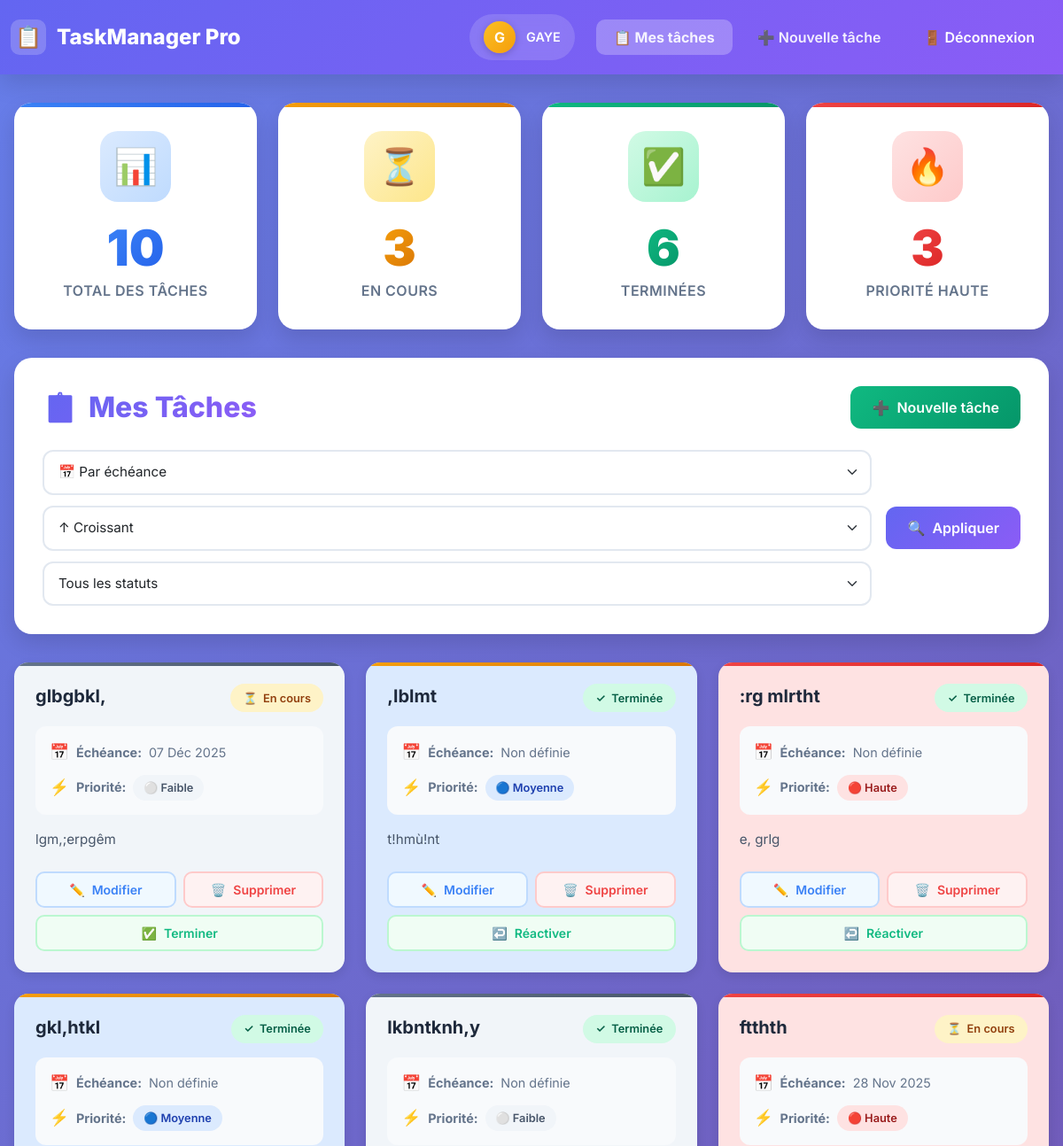
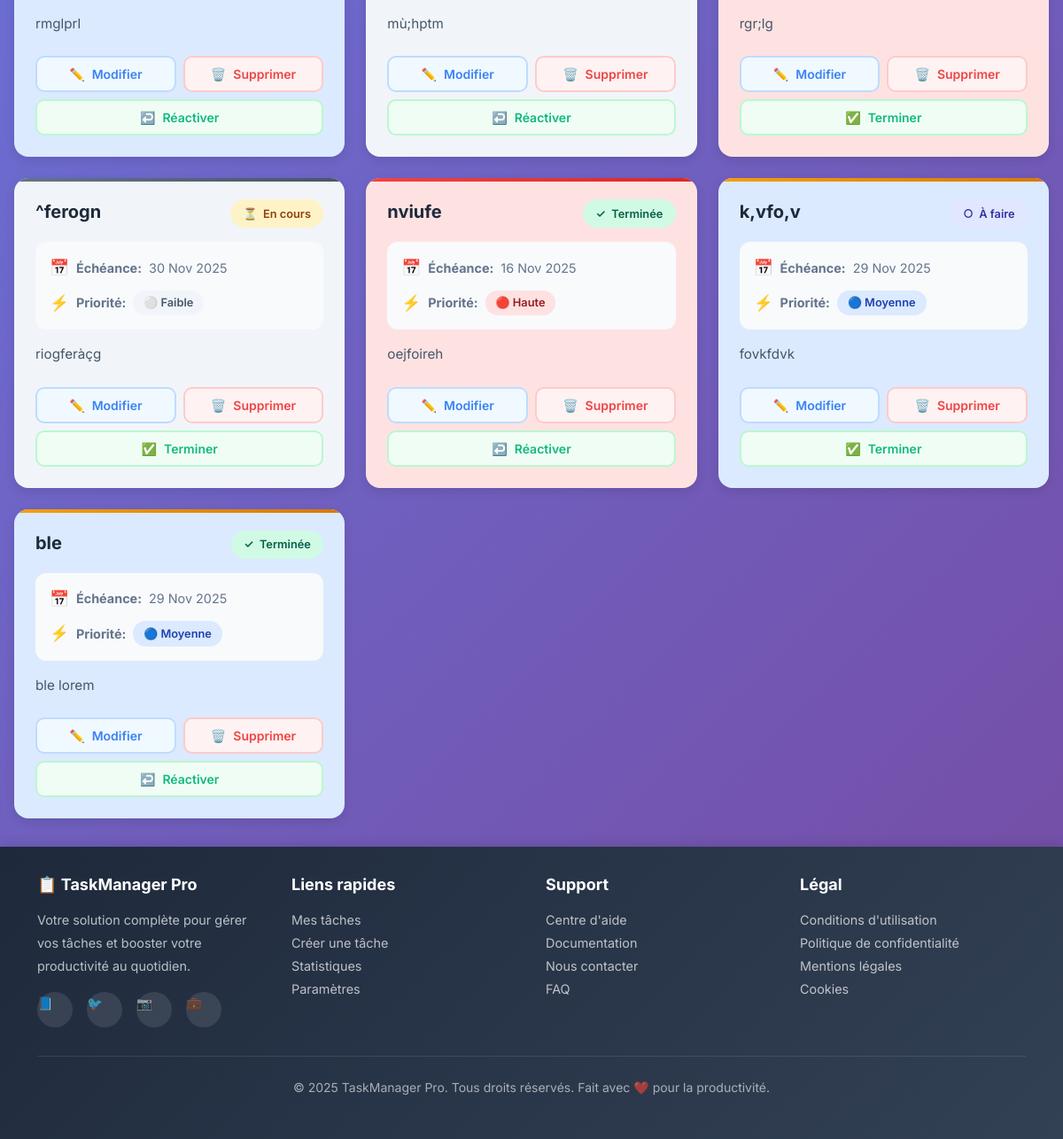
The app's page /tasks/ (signed in) with its own data (2 pictures, top to bottom).
### tasks/models.py (models this page shows, shortened)
class Task(models.Model):
    PRIORITY_CHOICES = [
        ('low', 'Faible'),
        ('medium', 'Moyenne'),
        ('high', 'Haute'),
    ]
    STATUS_CHOICES = [
        ('todo', 'À faire'),
        ('in_progress', 'En cours'),
        ('done', 'Terminée'),
    ]
    user = models.ForeignKey(User, on_delete=models.CASCADE)
    title = models.CharField(max_length=200)
    description = models.TextField(blank=True)
    due_date = models.DateField(null=True, blank=True)
    priority = models.CharField(max_length=10, choices=PRIORITY_CHOICES, default='medium')
    status = models.CharField(max_length=12, choices=STATUS_CHOICES, default='todo')
    created_at = models.DateTimeField(auto_now_add=True)
    class Meta:
        ordering = ['status', 'due_date', 'priority']

### tasks/views.py (the view)
# urls.py: path('', views.task_list, name='task_list'),
@login_required
def task_list(request):
    tasks = Task.objects.filter(user=request.user).order_by('-created_at')
    tasks_in_progress_count = Task.objects.filter(status='in_progress', user=request.user).count()
    tasks_done_count = Task.objects.filter(status='done', user=request.user).count()
    tasks_high_priority_count = Task.objects.filter(priority='high', user=request.user).count()
    context = {
        'tasks': tasks,
        'tasks_in_progress_count': tasks_in_progress_count,
        'tasks_done_count': tasks_done_count,
        'tasks_high_priority_count': tasks_high_priority_count,
    }
    return render(request, 'tasks/task_list.html', context)

### tasks/templates/tasks/task_list.html (shortened to what this page needs)
{% extends 'base.html' %}
{% block content %}
<div class="main-container">
  <div class="stats-bar">
    <div class="stat-card stat-total">
      <div class="stat-icon-wrapper">📊</div>
      <div class="stat-number">{{ tasks|length }}</div>
      <p class="stat-label">Total des tâches</p>
    </div>
    <div class="stat-card stat-progress">
      <div class="stat-icon-wrapper">⏳</div>
      <div class="stat-number">{{ tasks_in_progress_count|default:0 }}</div>
      <p class="stat-label">En cours</p>
    </div>
    <div class="stat-card stat-done">
      <div class="stat-icon-wrapper">✅</div>
      <div class="stat-number">{{ tasks_done_count|default:0 }}</div>
      <p class="stat-label">Terminées</p>
    </div>
    <div class="stat-card stat-priority">
      <div class="stat-icon-wrapper">🔥</div>
      <div class="stat-number">{{ tasks_high_priority_count|default:0 }}</div>
      <p class="stat-label">Priorité haute</p>
    </div>
  </div>
  <div class="page-header">
    <div style="display: flex; justify-content: space-between; align-items: center; flex-wrap: wrap; gap: 1rem; margin-bottom: 1.5rem;">
      <h1 class="page-title">
        <span>📋</span>
        <span>Mes Tâches</span>
      </h1>
      <a href="{% url 'task_create' %}" class="btn btn-add">
        <span>➕</span>
        <span>Nouvelle tâche</span>
      </a>
    </div>
    <form method="get" class="filter-section">
      <div class="filter-group">
        <select name="sort" class="form-select">
          <option value="due_date" {% if sort == 'due_date' %}selected{% endif %}>📅 Par échéance</option>
        </select>
        <select name="order" class="form-select">
          <option value="asc" {% if order == 'asc' %}selected{% endif %}>↑ Croissant</option>
        </select>
        <select name="filter_status" class="form-select">
          <option value="">Tous les statuts</option>
        </select>
      </div>
      <button class="btn btn-primary" type="submit">
        <span>🔍</span>
        <span>Appliquer</span>
      </button>
    </form>
  </div>
  <div class="tasks-grid">
    {% for task in tasks %}
      <div class="task-card priority-{{ task.priority }}">
        <div class="task-header">
          <h2 class="task-title">{{ task.title }}</h2>
          {% if task.status == 'done' %}
            <span class="status-badge status-done">
              <span>✓</span>
              <span>Terminée</span>
            </span>
          {% elif task.status == 'in_progress' %}
            <span class="status-badge status-in-progress">
              <span>⏳</span>
              <span>En cours</span>
            </span>
          {% else %}
            <span class="status-badge status-todo">
              <span>○</span>
              <span>À faire</span>
            </span>
          {% endif %}
        </div>
        <div class="task-meta">
          <div class="meta-item">
            <span class="meta-icon">📅</span>
            <strong>Échéance:</strong>
            <span>{{ task.due_date|date:"d M Y"|default:"Non définie" }}</span>
          </div>
          <div class="meta-item">
            <span class="meta-icon">⚡</span>
            <strong>Priorité:</strong>
            {% if task.priority == 'high' %}
              <span class="priority-badge priority-high">🔴 Haute</span>
            {% elif task.priority == 'medium' %}
              <span class="priority-badge priority-medium">🔵 Moyenne</span>
            {% else %}
              <span class="priority-badge priority-low">⚪ Faible</span>
            {% endif %}
          </div>
        </div>
        {% if task.description %}
          <p class="task-description">{{ task.description|truncatewords:20 }}</p>
        {% endif %}
        <div class="task-actions">
          <a class="btn btn-sm btn-edit" href="{% url 'task_update' task.pk %}">
            <span>✏️</span>
            <span>Modifier</span>
          </a>
          <a class="btn btn-sm btn-delete" href="{% url 'task_delete' task.pk %}" onclick="return confirm('Êtes-vous sûr de vouloir supprimer cette tâche ?');">
            <span>🗑️</span>
            <span>Supprimer</span>
          </a>
          <a class="btn btn-sm btn-toggle" href="{% url 'task_toggle_status' task.pk %}">
            {% if task.status != 'done' %}
              <span>✅</span>
              <span>Terminer</span>
            {% else %}
              <span>↩️</span>
              <span>Réactiver</span>
            {% endif %}
          </a>
        </div>
      </div>
    {% endfor %}
  </div>
</div>
{% endblock %}

### templates/base.html (shortened to what this page needs)
<!doctype html>
<html lang="fr">
<head>
  <link href="https://cdn.jsdelivr.net/npm/bootstrap@5.3.2/dist/css/bootstrap.min.css" rel="stylesheet">
</head>
<body>
{% if request.resolver_match.url_name != "login" and request.resolver_match.url_name != "signup" %}
     <nav class="navbar navbar-modern navbar-expand-lg">
    <div class="container-fluid">
      <a class="navbar-brand" href="{% url 'task_list' %}">
        <span class="brand-icon">📋</span>
        <span>TaskManager Pro</span>
      </a>
      <div class="collapse navbar-collapse" id="navbarNav">
        <ul class="navbar-nav ms-auto align-items-lg-center">
          {% if user.is_authenticated %}
            <li class="nav-item">
              <div class="user-info">
                <div class="user-avatar">{{ user.username|slice:":1"|upper }}</div>
                <span class="user-name">{{ user.username }}</span>
              </div>
            </li>
            <li class="nav-item">
              <a class="nav-link" href="{% url 'task_list' %}">
                <span>📋</span> Mes tâches
              </a>
            </li>
            <li class="nav-item">
              <a class="nav-link" href="{% url 'task_create' %}">
                <span>➕</span> Nouvelle tâche
              </a>
            </li>
            <li class="nav-item">
              <form action="{% url 'logout' %}" method="post" style="display:inline;">
                <button type="submit" class="nav-link btn-logout" style="background:none; border:none; cursor:pointer;">
                  <span>🚪</span> Déconnexion
               </button>
              </form>
            </li>
          {% endif %}
        </ul>
      </div>
    </div>
  </nav>
  {% endif %}
  <main class="main-content">
    {% block content %}{% endblock %}
  </main>
{% if request.resolver_match.url_name != "login" and request.resolver_match.url_name != "signup" %}
  <footer class="footer-modern">
    <div class="container">
      <div class="footer-content">
        <div class="footer-section">
          <h4>📋 TaskManager Pro</h4>
          <p>Votre solution complète pour gérer vos tâches et booster votre productivité au quotidien.</p>
          <div class="social-links">
            <a href="#" class="social-link">📘</a>
            <a href="#" class="social-link">🐦</a>
            <a href="#" class="social-link">📷</a>
            <a href="#" class="social-link">💼</a>
          </div>
        </div>
        <div class="footer-section">
          <h4>Liens rapides</h4>
          <a href="{% url 'task_list' %}">Mes tâches</a>
          <a href="{% url 'task_create' %}">Créer une tâche</a>
          <a href="#">Statistiques</a>
          <a href="#">Paramètres</a>
        </div>
        <div class="footer-section">
          <h4>Support</h4>
          <a href="#">Centre d'aide</a>
          <a href="#">Documentation</a>
          <a href="#">Nous contacter</a>
          <a href="#">FAQ</a>
        </div>
        <div class="footer-section">
          <h4>Légal</h4>
          <a href="#">Conditions d'utilisation</a>
          <a href="#">Politique de confidentialité</a>
          <a href="#">Mentions légales</a>
          <a href="#">Cookies</a>
        </div>
      </div>
      <div class="footer-bottom">
        <p>&copy; 2025 TaskManager Pro. Tous droits réservés. Fait avec ❤️ pour la productivité.</p>
      </div>
    </div>
  </footer>
  {% endif %}
</body>
</html>

### templates/base.html (style rules this page uses)
:root { --primary-color: #6366f1; --primary-hover: #4f46e5; --secondary-color: #8b5cf6; --success-color: #10b981; --danger-color: #ef4444; --warning-color: #f59e0b; --info-color: #3b82f6; --bg-light: #f8fafc; --text-muted: #64748b; --border-color: #e2e8f0; --shadow-sm: 0 1px 3px rgba(0,0,0,0.08); --shadow-md: 0 4px 12px rgba(0,0,0,0.1); --shadow-lg: 0 10px 25px rgba(0,0,0,0.12); }
* { margin: 0; padding: 0; box-sizing: border-box; }
body { font-family: 'Inter', -apple-system, BlinkMacSystemFont, 'Segoe UI', sans-serif; background: var(--bg-light); min-height: 100vh; display: flex; flex-direction: column; }
.navbar-modern { background: linear-gradient(135deg, var(--primary-color), var(--secondary-color)) !important; box-shadow: var(--shadow-lg); padding: 1rem 0; position: sticky; top: 0; z-index: 1000; backdrop-filter: blur(10px); }
.navbar-brand { font-weight: 800; font-size: 1.5rem; color: white !important; display: flex; align-items: center; gap: 0.75rem; transition: transform 0.3s ease; }
.brand-icon { width: 40px; height: 40px; background: rgba(255, 255, 255, 0.2); border-radius: 10px; display: flex; align-items: center; justify-content: center; font-size: 1.5rem; backdrop-filter: blur(10px); }
.navbar-nav { gap: 0.5rem; }
.nav-link { color: rgba(255, 255, 255, 0.9) !important; font-weight: 600; padding: 0.5rem 1.25rem !important; border-radius: 10px; transition: all 0.3s ease; position: relative; overflow: hidden; }
.nav-link::before { content: ''; position: absolute; top: 0; left: -100%; width: 100%; height: 100%; background: rgba(255, 255, 255, 0.1); transition: left 0.3s ease; }
.nav-link.btn-logout { background: rgba(239, 68, 68, 0.2); color: white !important; }
.user-info { display: flex; align-items: center; gap: 0.75rem; padding: 0.5rem 1rem; background: rgba(255, 255, 255, 0.15); border-radius: 50px; color: white; margin-right: 1rem; backdrop-filter: blur(10px); }
.user-avatar { width: 36px; height: 36px; background: linear-gradient(135deg, #fbbf24, #f59e0b); border-radius: 50%; display: flex; align-items: center; justify-content: center; font-size: 1rem; font-weight: 700; color: white; box-shadow: 0 2px 8px rgba(0,0,0,0.2); }
.user-name { font-weight: 600; font-size: 0.9rem; }
.main-content { flex: 1; padding: 0; }
.footer-modern { background: linear-gradient(135deg, #1e293b, #334155); color: white; padding: 2rem 0; margin-top: auto; box-shadow: 0 -4px 12px rgba(0,0,0,0.1); }
.footer-content { display: grid; grid-template-columns: repeat(auto-fit, minmax(250px, 1fr)); gap: 2rem; margin-bottom: 2rem; }
.footer-section h4 { font-size: 1.125rem; font-weight: 700; margin-bottom: 1rem; color: white; }
.footer-section p, .footer-section a { color: rgba(255, 255, 255, 0.7); text-decoration: none; font-size: 0.9rem; line-height: 1.8; display: block; transition: color 0.3s ease; }
.footer-bottom { border-top: 1px solid rgba(255, 255, 255, 0.1); padding-top: 1.5rem; text-align: center; color: rgba(255, 255, 255, 0.6); font-size: 0.875rem; }
.social-links { display: flex; gap: 1rem; margin-top: 1rem; }
.social-link { width: 40px; height: 40px; background: rgba(255, 255, 255, 0.1); border-radius: 50%; display: flex; align-items: center; justify-content: center; font-size: 1.2rem; transition: all 0.3s ease; }
.navbar-modern { animation: slideDown 0.5s ease-out; }

### records on screen
Task: title "glbgbkl,", status "En cours", due_date "07 Déc 2025", priority "⚪ Faible", description "lgm,;erpgêm"
Task: title ",lblmt", status "Terminée", due_date "Non définie", priority "🔵 Moyenne", description "t!hmù!nt"
Task: title ":rg mlrtht", status "Terminée", due_date "Non définie", priority "🔴 Haute", description "e, grlg"
Task: title "gkl,htkl", status "Terminée", due_date "Non définie", priority "🔵 Moyenne", description "rmglprl"
Task: title "lkbntknh,y", status "Terminée", due_date "Non définie", priority "⚪ Faible", description "mù;hptm"
Task: title "ftthth", status "En cours", due_date "28 Nov 2025", priority "🔴 Haute", description "rgr;lg"
Task: title "^ferogn", status "En cours", due_date "30 Nov 2025", priority "⚪ Faible", description "riogferàçg"
Task: title "nviufe", status "Terminée", due_date "16 Nov 2025", priority "🔴 Haute", description "oejfoireh"
Task: title "k,vfo,v", status "À faire", due_date "29 Nov 2025", priority "🔵 Moyenne", description "fovkfdvk"
Task: title "ble", status "Terminée", due_date "29 Nov 2025", priority "🔵 Moyenne", description "ble lorem"

### other values on screen
{{ user.username|slice:":1"|upper }} "G"
{{ user.username }} "GAYE"
{{ tasks|length }} "10"
{{ tasks_in_progress_count|default:0 }} "3"
{{ tasks_done_count|default:0 }} "6"
{{ tasks_high_priority_count|default:0 }} "3"
